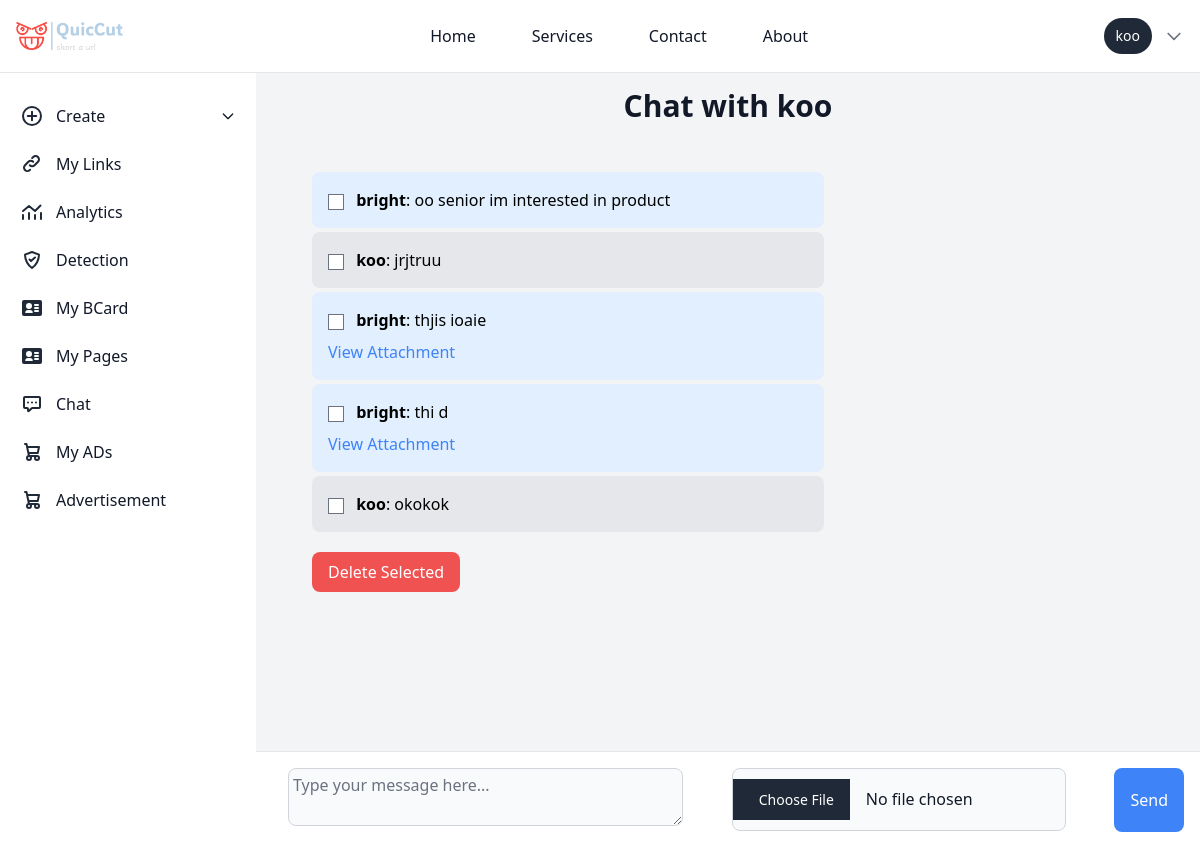
The page /chat/koo/ (signed in) on the database as committed earlier.
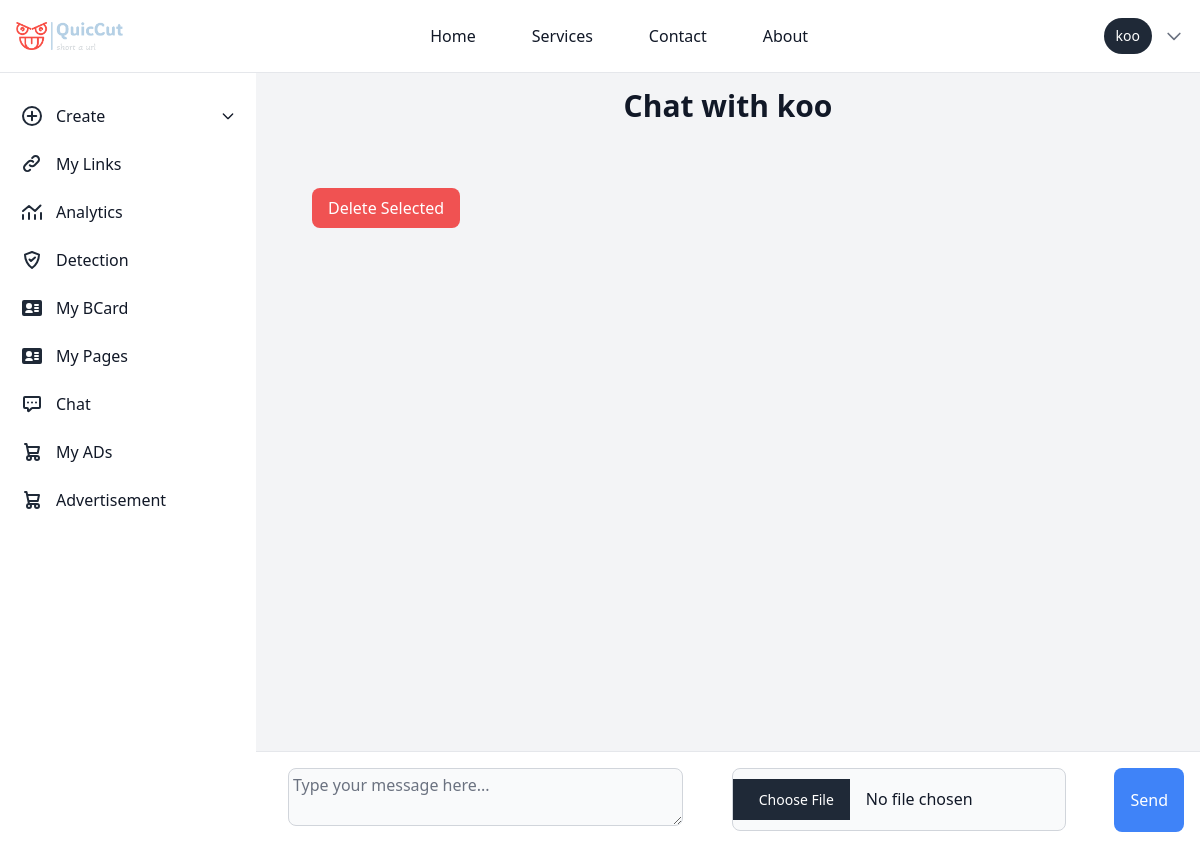
The same page on the database as committed later.
### chat/models.py (models this page shows, shortened)
class Message(models.Model):
    sender = models.ForeignKey(User, related_name='sent_messages', on_delete=models.CASCADE)
    receiver = models.ForeignKey(User, related_name='received_messages', on_delete=models.CASCADE)
    content = models.TextField()
    timestamp = models.DateTimeField(auto_now_add=True)
    is_read = models.BooleanField(default=False)
    file = models.FileField(upload_to='uploads/', blank=True, null=True)

### chat/views.py (the view)
# urls.py: path('<str:username>/', views.chat_detail, name='chat_detail'),
@login_required
def chat_detail(request, username):
    user = get_object_or_404(User, username=username)
    if request.method == 'POST':
        form = MessageForm(request.POST, request.FILES)
        if form.is_valid():
            message = form.save(commit=False)
            message.sender = request.user
            message.receiver = user
            message.save()
            return redirect('chat_detail', username=user.username)
    else:
        form = MessageForm()
    messages = Message.objects.filter(
        (Q(sender=request.user) & Q(receiver=user)) |
        (Q(sender=user) & Q(receiver=request.user))
    ).order_by('timestamp')
    unread_messages = messages.filter(receiver=request.user, is_read=False)
    unread_messages.update(is_read=True)
    if request.method == 'POST':
        content = request.POST.get('content')
        if content:
            Message.objects.create(sender=request.user, receiver=user, content=content)
    if request.method == 'POST' and 'delete_message_ids' in request.POST:
            message_ids = request.POST.getlist('delete_message_ids')
            Message.objects.filter(id__in=message_ids).delete()
    return render(request, 'chat/chat_detail.html', {'messages': messages,'form': form, 'user': user})

### chat/forms.py
class MessageForm(forms.ModelForm):
    class Meta:
        model = Message
        fields = ['content', 'file']
        widgets = {
            'content': forms.Textarea(attrs={
                'rows': 2,
                'class': 'p-1 text-md text-gray-900 bg-gray-50 rounded-lg border border-gray-300 focus:ring-blue-500 focus:border-blue-500 dark:bg-gray-700 dark:border-gray-600 dark:placeholder-gray-400 dark:text-white dark:focus:ring-blue-500 dark:focus:border-blue-500',
                'placeholder': 'Type your message here...'
            }),
                'file': forms.ClearableFileInput(attrs={
                'class': "p-2.5 text-md text-gray-900 bg-gray-50 rounded-lg border border-gray-300 focus:ring-blue-500 focus:border-blue-500 dark:bg-gray-700 dark:border-gray-600 dark:placeholder-gray-400 dark:text-white dark:focus:ring-blue-500 dark:focus:border-blue-500",
            }),
        }

### chat/templatetags/chat_tags.py (called while the page is built)
@register.simple_tag
def unread_message_count(user):
    return Message.objects.filter(receiver=user, is_read=False).count()

### templates/chat/chat_detail.html (shortened to what this page needs)
{% extends 'basehome/base.html' %}
{% block content %}
<div class="bg-gray-100 p-10 sm:ml-64 mt-12 overflow-y-auto max-h-screen flex flex-col">
    <div class="w-full h-screen bg-gray-100">
    <div class="flex-none">
        <h1 class="text-center text-3xl font-bold text-gray-900 mb-8">Chat with {{ user.username }}</h1>
    </div>
    <div class="flex-1 overflow-y-auto p-4 space-y-4 mb-24">
        <form method="post">
            {% for message in messages %}
                <div class="mb-1 {% if message.sender == request.user %}bg-blue-100 self-end{% else %}bg-gray-200 self-start{% endif %} p-4 rounded-lg max-w-lg">
                    <input type="checkbox" name="delete_message_ids" value="{{ message.id }}" class="mr-2">
                    <strong >{{ message.sender.username }}</strong>: {{ message.content }}
                    {% if message.file %}
                        <div class="mt-2">
                            <a href="{{ message.file.url }}" class="text-blue-500 hover:underline" target="_blank">View Attachment</a>
                        </div>
                    {% endif %}
                </div>
            {% endfor %}
            <button type="submit" class="mt-4 bg-red-500 text-white px-4 py-2 rounded-lg hover:bg-red-600">Delete Selected</button>
        </form>
    </div>
    <div class="ml-64 bg-white p-4 border-t border-gray-200 fixed bottom-0 inset-x-0">
        <form method="post" enctype="multipart/form-data" class="flex space-x-4">
            <div class="flex-grow">
                {{ form.content }}
            </div>
            <div class="flex-grow">
                {{ form.file }}
            </div>
            <button type="submit" class="bg-blue-500 text-white px-4 py-1.5 rounded-lg hover:bg-blue-600">
                Send
            </button>
        </form>
    </div>
</div>
</div>
{% endblock %}

### templates/basehome/base.html (shortened to what this page needs)
{% load compress %}
{% load static %}
{% load chat_tags %}
<!DOCTYPE html>
<html lang="en">
<head>
    {% compress css %}
    <link rel="stylesheet" href="{% static 'src/output.css' %}">
    {% endcompress %}
</head>
<body class="p-0 m-0">
  <nav class="bg-white dark:bg-gray-900 border-b border-gray-200 dark:border-gray-700  fixed w-full z-10 top-0">
    <div class="max-w-screen-xl mx-auto p-4 flex flex-wrap items-center justify-between">
       <a href="/" class=" items-center ">
          <img src="{% static 'logo.png' %}" class="h-6 me-3 sm:h-7" alt="logo" />
       </a>
        <div class="flex items-center md:order-2 space-x-3 rtl:space-x-reverse">
            {% if user.is_authenticated %}
            <span class="flex items-center text-sm bg-gray-800 text-white rounded-full py-2 px-3 focus:ring-4 focus:ring-gray-300 dark:focus:ring-gray-600">
                {{ user.username }}
            </span>
            <div class="relative">
                <button id="user-menu-button" class="flex items-center text-sm text-gray-500 hover:text-gray-700 dark:text-gray-400 dark:hover:text-gray-300 focus:outline-none">
                    <svg class="w-5 h-5" fill="none" stroke="currentColor" viewBox="0 0 24 24" xmlns="http://www.w3.org/2000/svg">
                        <path stroke-linecap="round" stroke-linejoin="round" stroke-width="2" d="M19 9l-7 7-7-7"></path>
                    </svg>
                </button>
            </div>
            {% endif %}
        </div>
        <div class="hidden w-full md:flex md:w-auto md:order-1" id="navbar-user">
            <ul class="flex flex-col p-4 mt-4 bg-gray-50 md:bg-white dark:bg-gray-800 md:dark:bg-gray-900 md:mt-0 md:flex-row md:space-x-8 md:p-0 border border-gray-100 rounded-lg md:border-0 dark:border-gray-700">
                <li>
                    <a href="/" class="block py-2 px-3 text-gray-900 hover:text-blue-700 dark:text-white md:hover:bg-transparent md:dark:hover:text-blue-500 dark:hover:bg-gray-700 dark:hover:text-white md:dark:hover:bg-transparent">Home</a>
                </li>
                <li>
                    <a href="#" class="block py-2 px-3 text-gray-900 hover:text-blue-700 dark:text-white md:hover:bg-transparent md:dark:hover:text-blue-500 dark:hover:bg-gray-700 dark:hover:text-white md:dark:hover:bg-transparent">Services</a>
                </li>
                <li>
                    <a href="#" class="block py-2 px-3 text-gray-900 hover:text-blue-700 dark:text-white md:hover:bg-transparent md:dark:hover:text-blue-500 dark:hover:bg-gray-700 dark:hover:text-white md:dark:hover:bg-transparent">Contact</a>
                </li>
                <li>
                    <a href="#" class="block py-2 px-3 text-gray-900 hover:text-blue-700 dark:text-white md:hover:bg-transparent md:dark:hover:text-blue-500 dark:hover:bg-gray-700 dark:hover:text-white md:dark:hover:bg-transparent">About</a>
                </li>
            </ul>
        </div>
    </div>
</nav>
    <nav class="bg-white">
      <aside id="logo-sidebar" class=" fixed mt-20 left-0 z-40 w-64 h-screen transition-transform -translate-x-full sm:translate-x-0" aria-label="Sidebar">
        <div class="h-full px-3 py-4 overflow-y-auto bg-white dark:bg-white-800">
        <div >
          <div >
            <ul id="sidebar" class="space-y-2 font-medium">
             {% if user.is_authenticated %}
             <li x-data="{ open: false }">
              <a href="javascript:void(0);" @click="open = !open" class="flex items-center p-2 text-gray-900 rounded-lg dark:text-white hover:bg-gray-100 dark:hover:bg-gray-700 group">
                  <span class="ms-3">Create</span>
                  <svg :class="{ 'rotate-180': open }" class="w-4 h-4 ml-auto transition-transform duration-200" xmlns="http://www.w3.org/2000/svg" fill="none" viewBox="0 0 24 24" stroke="currentColor">
                      <path stroke-linecap="round" stroke-linejoin="round" stroke-width="2" d="M19 9l-7 7-7-7"/>
                  </svg>
              </a>
          </li>
            <li>
              <a href="{% url 'user_links' %}" class="flex items-center p-2 text-gray-900 rounded-lg dark:text-white hover:bg-gray-100 dark:hover:bg-gray-700 group">
               <span class="ms-3">My Links</span>
               </a>
             </li>
             <li>
              <a href="{% url 'analytics_view' %}" class="flex items-center p-2 text-gray-900 rounded-lg dark:text-white hover:bg-gray-100 dark:hover:bg-gray-700 group">
                <svg class="w-6 h-6 text-gray-800 dark:text-white" aria-hidden="true" xmlns="http://www.w3.org/2000/svg" width="24" height="24" fill="none" viewBox="0 0 24 24">
                  <path stroke="currentColor" stroke-linecap="round" stroke-linejoin="round" stroke-width="2" d="M3 15v4m6-6v6m6-4v4m6-6v6M3 11l6-5 6 5 5.5-5.5"/>
                </svg>
                 <span class="flex-1 ms-3 whitespace-nowrap">Analytics</span>
              </a>
           </li>
           <li>
            <a href="{% url 'predict' %}" class="flex items-center p-2 text-gray-900 rounded-lg dark:text-white hover:bg-gray-100 dark:hover:bg-gray-700 group">
               <span class="flex-1 ms-3 whitespace-nowrap">Detection</span>
            </a>
         </li>
   <li>
    <a href="{% url 'business_card_list' %}" class="flex items-center p-2 text-gray-900 rounded-lg dark:text-white hover:bg-gray-100 dark:hover:bg-gray-700 group">
       <span class="flex-1 ms-3 whitespace-nowrap">My BCard</span>
    </a>
 </li>
 <li>
  <a href="{% url 'user_landing_pages' %}" class="flex items-center p-2 text-gray-900 rounded-lg dark:text-white hover:bg-gray-100 dark:hover:bg-gray-700 group">
     <span class="flex-1 ms-3 whitespace-nowrap">My Pages</span>
  </a>
</li>
    <li>
      <a href="{% url 'chat_list' %}"  class="flex items-center p-2 text-gray-900 rounded-lg dark:text-white hover:bg-gray-100 dark:hover:bg-gray-700 group">
         <span class="flex-1 ms-3 whitespace-nowrap">Chat</span>
         {% load chat_tags %}
         {% unread_message_count user as unread_count %}
      </a>
   </li>
    <li>
      <a href="{% url 'my_content'%}" class="flex items-center p-2 text-gray-900 rounded-lg dark:text-white hover:bg-gray-100 dark:hover:bg-gray-700 group">
        <span class="ms-3">My ADs</span>
        </a>
      </li>
             <li>
              <a href="{% url 'content_list' %}" class="flex items-center p-2 text-gray-900 rounded-lg dark:text-white hover:bg-gray-100 dark:hover:bg-gray-700 group">
                 <span class="flex-1 ms-3 whitespace-nowrap">Advertisement</span>
              </a>
           </li>
              {% endif %}
            </ul>
          </div>
        </div>
        <br>
        <br>
        <br>
        <br>
      </nav>
    {% block content %}
    {% endblock %}
</body>
</html>

Rows that differ between the two databases and show on the page:
removed Message: sender.username "bright", content "oo senior im interested in product"
removed Message: sender.username "koo", content "jrjtruu"
removed Message: sender.username "bright", content "thjis ioaie"
removed Message: sender.username "bright", content "thi d"
removed Message: sender.username "koo", content "okokok"
